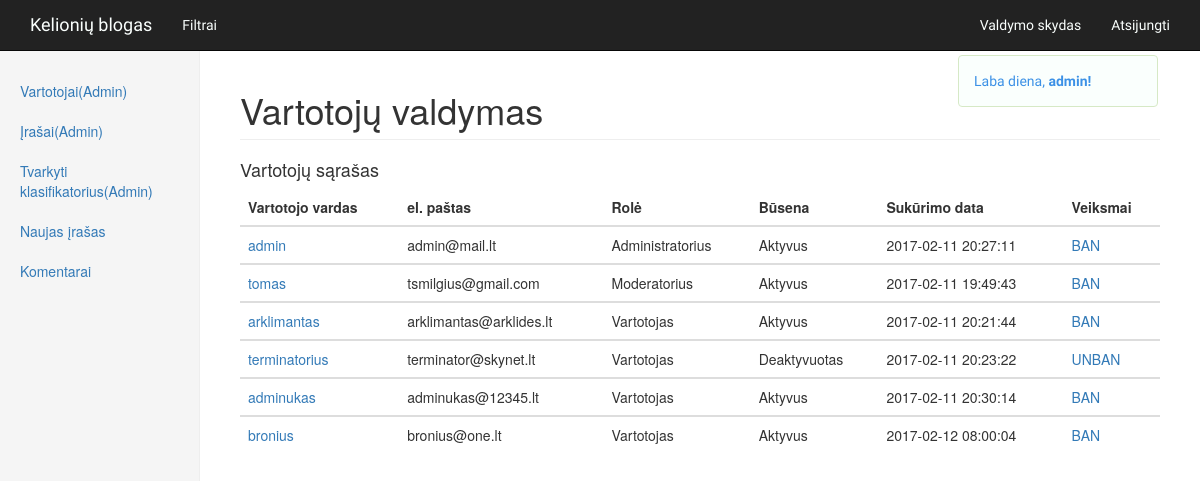
Before: /admin.php?type=user (signed in) with the older database file.
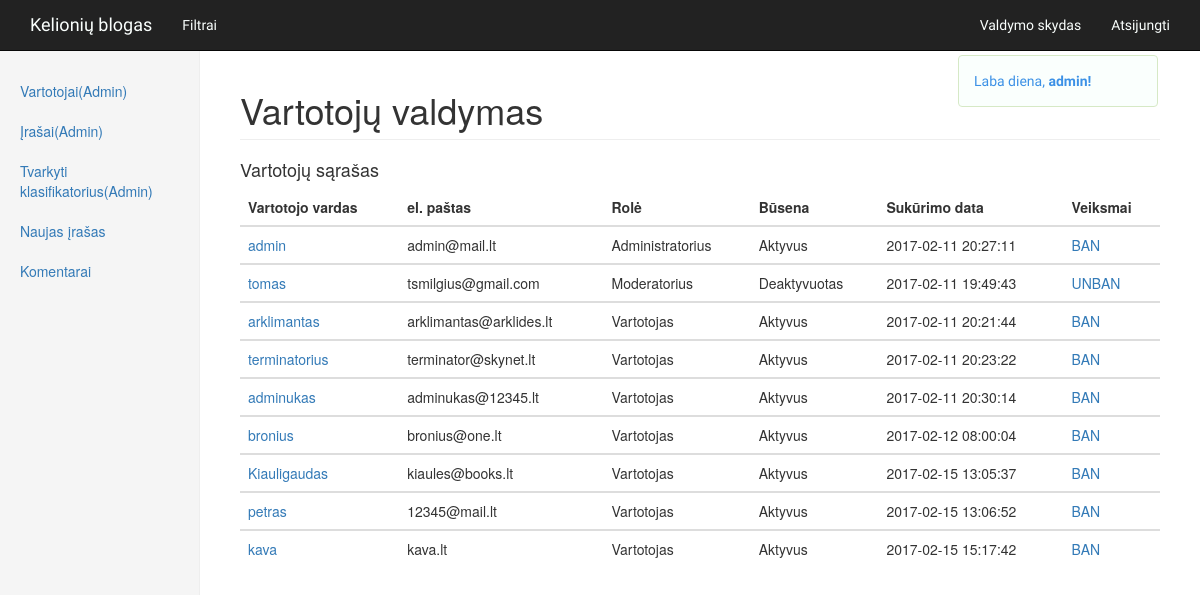
After: the same page with the newer database file.
### tables this page shows
CREATE TABLE `users` (
  `id` int(11) NOT NULL,
  `username` varchar(255) NOT NULL,
  `email` varchar(255) NOT NULL,
  `password` varchar(255) NOT NULL,
  `user_level` int(11) NOT NULL DEFAULT '3',
  `type` varchar(11) NOT NULL DEFAULT 'a',
  `timestamp` datetime NOT NULL DEFAULT CURRENT_TIMESTAMP
);

CREATE TABLE `user_level` (
  `id` int(11) NOT NULL,
  `name` varchar(255) NOT NULL
);

### functions.php (called while the page is built, shortened)
<?php
include('config.php');
function loggedIn(){
    if(isset($_SESSION['user_id']) AND !empty($_SESSION['user_id'])){
        return true;
    }else{
        return false;
    }
}
if(loggedIn()){
    $my_id = $_SESSION['user_id'];
    $user_query = mysqli_query($db_connect, "SELECT username, user_level FROM users WHERE id = '$my_id'");
    $run_user = mysqli_fetch_array($user_query);
    $username = $run_user['username'];
    $user_level = $run_user['user_level'];
}

### admin.php (the view, shortened to what the changed rows need)
<?php
include('head.php');
include('functions.php');
include('navbar.php');
if(loggedIn()){
?>
<?php
if (isset($_GET['type']) AND $_GET['type']==='user'){
    if($user_level == 1){
?>
<div class="col-sm-9 col-sm-offset-3 col-md-10 col-md-offset-2 main">
    <h1 class="page-header">Vartotojų valdymas</h1>
          <div class="table-responsive">
            <table class="table table-hover">
                <thead>
                    <tr>
                    <th>Vartotojo vardas</th>
                    <th>el. paštas</th>
                    <th>Rolė</th>
                    <th>Būsena</th>
                    <th>Sukūrimo data</th>
                    <th>Veiksmai</th>
                    </tr>
                </thead>
        <?php
            $list_query = mysqli_query($db_connect, "SELECT id, username, email, user_level, type, timestamp FROM users");
            while($run_list = mysqli_fetch_array($list_query)){
                $list_id = $run_list['id'];
                $list_username = $run_list['username'];
                $list_email = $run_list['email'];
                $list_user_level = $run_list['user_level'];
                $list_type = $run_list['type'];
                $list_timestamp = $run_list['timestamp'];
                if($list_type == 'a'){
                    $list_type = 'Aktyvus';
                } else {
                    $list_type = 'Deaktyvuotas';
                }
                $level_query = mysqli_query($db_connect, "SELECT name FROM user_level WHERE id = '{$list_user_level}'");
                while($run_level = mysqli_fetch_array($level_query)){
                    $list_user_level = $run_level['name'];
                ?>
                <tbody>
                    <tr>
                        <td><a href="single-user.php?username=<?=$list_username?>"><?=$list_username?></a></td>
                        <td><?=$list_email?></td>
                        <td><?=$list_user_level?></td>
                        <td><?=$list_type?></td>
                        <td><?=$list_timestamp?></td>
                        <?php
                          if($list_type == 'Aktyvus'){
                        ?>
                        <td><a href="ban-user.php?status=<?=$list_type?>&userid=<?=$list_id?>">BAN</a></form></td>
                        <?php } else { ?>
                        <td><a href="ban-user.php?status=<?=$list_type?>&userid=<?=$list_id?>">UNBAN</a></form></td>
                      <?php } ?>
                    </tr>
                </tbody>
                <?php
            }
          }
        ?>
    </table>
    </div>
    </div>
<?php
    }else{
    ?>
        <div class="col-sm-9 col-sm-offset-3 col-md-10 col-md-offset-2 main">
            <h1 class="page-header">Neturite teisės</h1>
        </div>
    <?php
    }
}elseif (isset($_GET['type']) AND $_GET['type']==='entries' ){
    if($user_level == 1){
?>
    <div class="col-sm-9 col-sm-offset-3 col-md-10 col-md-offset-2 main">
    <h1 class="page-header">Įrašų valdymas</h1>
    <h4 class="sub-header">Visi įrašai</h4>
            <div class="table-responsive">
                <table class="table table-hover">
                    <thead>
                        <tr>
                        <th>Autorius</th>
                        <th>Antraštė</th>
                        <th>Kategorija</th>
                        <th>Sukūrimo data</th>
                        <th>Būsena</th>
                        <th>Veiksmas</th>
                        </tr>
                    </thead>
        <?php
            $list_query = mysqli_query($db_connect, "SELECT * FROM entries");
            while($run_list = mysqli_fetch_array($list_query)){
                $list_user_id = $run_list['user_id'];
                $list_title = $run_list['title'];
                $list_category_id = $run_list['category_id'];
                $list_timestamp = $run_list['timestamp'];
                $list_status = $run_list['status'];
                $list_id = $run_list['id'];
                $query_username = mysqli_query($db_connect, "SELECT username FROM users WHERE id = '{$list_user_id}'");
                while($list_username = mysqli_fetch_array($query_username)){
                    $list_username_name = $list_username['username'];
                    }
                $query_category = mysqli_query($db_connect, "SELECT category_name FROM category WHERE id = '{$list_category_id}'");
                while($list_category = mysqli_fetch_array($query_category)){
                    $list_category_name = $list_category['category_name'];
                    }
                ?>
                <tbody>
                    <tr>
                        <td><?=$list_username_name?></td>
                        <td><?=$list_title?></td>
                        <td><?=$list_category_name  ?></td>
                        <td><?=$list_timestamp?></td>
                        <td><?=$list_status?></td>
                        <?php if ($list_status == 'a'){ ?>
                        <td><a href="toggle-entry.php?status=<?=$list_status?>&list_id=<?=$list_id?>">Išjungti</a></td>
                        <?php } else{ ?>
                          <td><a href="toggle-entry.php?status=<?=$list_status?>&list_id=<?=$list_id?>">Įjungti</a></td>
                          <?php
                        } ?>
                    </tr>
                </tbody>
                <?php
            }
        ?>
    </table>
    </div>
    </div>
    </div>
    <?php
    }else{
    ?>
        <div class="col-sm-9 col-sm-offset-3 col-md-10 col-md-offset-2 main">
            <h1 class="page-header">Neturite teisės</h1>
        </div>
    <?php
    }
}elseif (isset($_GET['type']) AND $_GET['type']==='add-category' ){
    if($user_level ==1){
    ?>
        <div class="col-sm-9 col-sm-offset-3 col-md-10 col-md-offset-2 main">
            <h1 class="page-header">Klasifikatorių tvarkymas</h1>
                <ul class="nav nav-tabs">
                    <li class="active"><a data-toggle="tab" href="#category">Įrašų kategorijos</a></li>
                    <li><a data-toggle="tab" href="#users">Userių lygiai</a></li>
                </ul>
                <div class="tab-content">
                    <div id="category" class="tab-pane fade in active">
                        <h3>Įrašų kategorijos</h3>
                        <div class="table-responsive">
                        <table class="table table-hover">
                            <thead>
                            <tr>
                                <th>Kategorija</th>
                                <th>Būsena</th>
                            </tr>
                        </thead>
                        <?php
                        $sql = mysqli_query($db_connect, "SELECT * FROM category");
                        while($list = mysqli_fetch_array($sql)){
                            $list_category_id = $list['id'];
                            $list_category_name = $list['category_name'];
                            $list_status = $list['status'];
                        ?>
                        <tbody>
							<tr>
								<td><?=$list_category_name?></td>
                                <?php if($list_status == 'a'){ ?>
								<td><a href="delete-category.php?category_name=<?=$list_category_name?>">Panaikinti</a></td>
                                <?php } else
                                { ?>
                                    <td><a href="activate-category.php?category_name=<?=$list_category_name?>">Aktyvuoti</a></td>
                                    <?php
                                }
                                ?>
							</tr>
                        </tbody>
				<?php
            }
                ?>
                        </table>
                    </div>
                    <div>
                        <form action="add-category.php" method="POST">
                        <input type="text" name="category_new">
                        <input type="submit" value="Pridėti">
                        </form>
                    </div>
            </div>
                    <div id="users" class="tab-pane fade">
                        <h3>Userių lygiai</h3>
                        <p>TO DO: Atvaizduoti visas userių levelius leisti juos redaguoti (pavadinimus) ir leisti pridėti naujų.</p>
						<a>Pridėti naują<a>
                    </div>
			</div>
		</div>
    <?php
    }else{
    ?>
        <div class="col-sm-9 col-sm-offset-3 col-md-10 col-md-offset-2 main">
            <h1 class="page-header">Neturite teisės</h1>
        </div>
    <?php
    }
?>
<?php
}elseif (isset($_GET['type']) AND $_GET['type']==='comment' ){
  if($user_level == 1 || $user_level == 2){
    ?>
        <div class="col-sm-9 col-sm-offset-3 col-md-10 col-md-offset-2 main">
        <h1 class="page-header">Komentarų valdymas</h1>
        <div class="table-responsive">
          <table class="table table-hover">
            <thead>
              <tr>
                  <th>Straipsnio antraštė</th>
                  <th>Komentaro autorius</th>
                  <th>Komentaro būsena</th>
                  <th>Komentaro data</th>
                  <th>Komentaro pradžia</th>
                  <th>Veiksmas</th>
              </tr>
          </thead>
          <?php
          $sql = mysqli_query($db_connect, "SELECT * FROM comments");
          while($list = mysqli_fetch_array($sql)){
              $list_entry_id = $list['entry_id'];
              $list_user = $list['user_id'];
              $list_status = $list['status'];
              $list_comment = substr($list['comment'], 0, 35);
              $list_time = $list['timestamp'];
              $list_id = $list['id'];
              if($list_user != 0){
                $user_query = mysqli_query($db_connect, "SELECT * FROM users WHERE id = '{$list_user}'");
                while($run_user = mysqli_fetch_array($user_query)){
                  $username = $run_user['username'];
                }}else {
                  $username = 'Anonimas';
                }
              if($list_status == 'a'){
                $status = 'Rodomas';
              } elseif($list_status == 'd'){
                $status = 'Nerodomas';
              }
              $title_query = mysqli_query($db_connect, "SELECT title FROM entries WHERE id = '{$list_entry_id}'");
              while($run_title = mysqli_fetch_array($title_query)){
                $title = $run_title['title'];
              }
          ?>
          <tbody>
            <tr>
              <td><?=$title?></td>
              <td><?=$username?></td>
              <td><?=$status?></td>
              <td><?=$list_time?></td>
              <td><?=$list_comment?></td>
              <?php if($status == 'Rodomas'){?>
              <td><a href="toggle-comment.php?status=<?=$status?>&list_id=<?=$list_id?>">Nerodyti</a></td> <?php
            } else{ ?>
              <td><a href="toggle-comment.php?status=<?=$status?>&list_id=<?=$list_id?>">Rodyti</a></td>
            <?php  } ?>
            </tr>
          </tbody>
        <?php
      } ?>
        </table>
    </div>
  </div>
<?php
}
?>
<?php
}elseif (isset($_GET['type']) AND $_GET['type']==='smth' ){
?>
    <div class="col-sm-9 col-sm-offset-3 col-md-10 col-md-offset-2 main">
    <h1 class="page-header">Dar kažko valdymas valdymas</h1>
<?php
}elseif (isset($_GET['type']) AND $_GET['type']==='smth' ){
?>
    <div class="col-sm-9 col-sm-offset-3 col-md-10 col-md-offset-2 main">
    <h1 class="page-header">Dar kažko valdymas valdymas</h1>
<?php
}
else {
    ?>
    <div class="col-sm-9 col-sm-offset-3 col-md-10 col-md-offset-2 main">
        <h1 class="page-header">Pasirinkite ką norite daryti iš meniu kairėje</h1>
    </div>
<?php
}
} else{
    ?>
    <div class="container">
        <div class="alert alert-danger"  role="alert"><h4>Jūs neprisijungęs kaip administratorius!</h4></div>
    </div>
<?php
}
?>

### navbar.php (shortened to what the changed rows need)
    <nav class="navbar navbar-inverse navbar-fixed-top" role="navigation">
<?php
if(loggedIn()){	?>
		 <div class="alert alert-success alert-style" id="hello-login-popup">
	<script type="text/javascript">document.write(hello)</script><strong><?=$username?>! </strong>
</div> <?php } ?>
    </nav>

Changed rows visible on the page:
changed users "tomas": type "Aktyvus" → "Deaktyvuotas"
computed for user_level "Moderatorius": text "BAN" → "UNBAN"
computed for user_level "Vartotojas": text "UNBAN" → "BAN"
changed users "terminatorius": type "Deaktyvuotas" → "Aktyvus"
added users: username "Kiauligaudas", email "kiaules@books.lt", type "Aktyvus", timestamp "2017-02-15 13:05:37", user_level (name "Vartotojas")
added users: username "petras", email "12345@mail.lt", type "Aktyvus", timestamp "2017-02-15 13:06:52", user_level (name "Vartotojas")
added users: username "kava", email "kava.lt", type "Aktyvus", timestamp "2017-02-15 15:17:42", user_level (name "Vartotojas")
